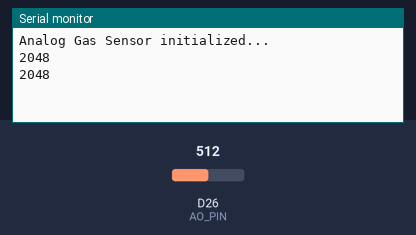
The sketch below on a simulated Arduino Due. Shown: the last lines printed to the serial monitor. Inputs (shaded band) come from the test bench; at power-on: D26 (AO_PIN) = 512 (analog values on the 0–1023 scale).

Above: at 1.8 s.
1.9 s: D26 (AO_PIN) set to 716
At 2.6 s:
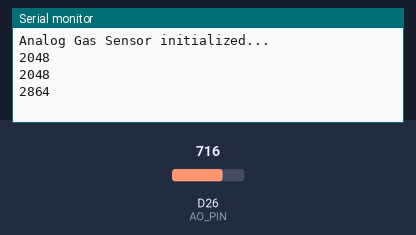
3.4 s: D26 (AO_PIN) set to 900
At 4.8 s:
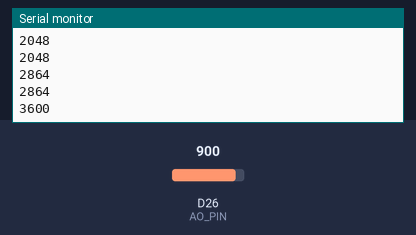
Timing chart, 0 to 6.4 s (numbered marks = the images above; inputs shaded):
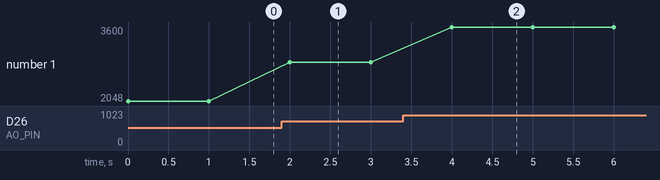

The sketch:

GAS_Sensor.ino
```cpp
const int AO_PIN = 26;
void setup() {
 Serial.begin(115200);
 analogReadResolution(12);  // Set to 12-bit resolution (0-4095) for Pico
 Serial.println("Analog Gas Sensor initialized...");
}
void loop() {
 int gas_value = analogRead(AO_PIN);
 Serial.println(gas_value);
 delay(1000);  // Wait for 1 second
}
```

Measured:
- after the input at 1.9 s, the serial monitor: prints a new line after 0.10 s (image 1)
- after the input at 3.4 s, the serial monitor: prints a new line after 0.60 s (image 2)
- plotted number 1: 2048 → 2864 after the input at 1.9 s, 2864 → 3600 after the input at 3.4 s
